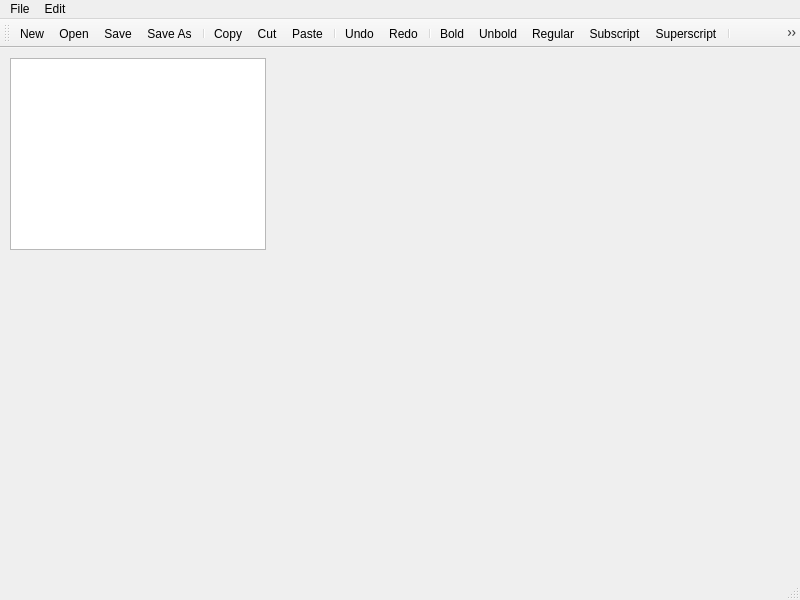
<?xml version="1.0" encoding="UTF-8"?>
<ui version="4.0">
 <class>MainWindow</class>
 <widget class="QMainWindow" name="MainWindow">
  <property name="geometry">
   <rect>
    <x>0</x>
    <y>0</y>
    <width>800</width>
    <height>600</height>
   </rect>
  </property>
  <property name="windowTitle">
   <string>MainWindow</string>
  </property>
  <widget class="QWidget" name="centralwidget">
   <widget class="QTextEdit" name="textEdit">
    <property name="geometry">
     <rect>
      <x>10</x>
      <y>10</y>
      <width>256</width>
      <height>192</height>
     </rect>
    </property>
   </widget>
  </widget>
  <widget class="QMenuBar" name="menubar">
   <property name="geometry">
    <rect>
     <x>0</x>
     <y>0</y>
     <width>800</width>
     <height>22</height>
    </rect>
   </property>
   <widget class="QMenu" name="menuFile">
    <property name="title">
     <string>File</string>
    </property>
    <addaction name="actionNew"/>
    <addaction name="actionOpen"/>
    <addaction name="actionSave"/>
    <addaction name="actionSave_As"/>
   </widget>
   <widget class="QMenu" name="menuEdit">
    <property name="title">
     <string>Edit</string>
    </property>
    <addaction name="actionOpen"/>
    <addaction name="actionCopy"/>
    <addaction name="actionCut"/>
    <addaction name="actionPaste"/>
    <addaction name="separator"/>
    <addaction name="actionUndo"/>
    <addaction name="actionRedo"/>
   </widget>
   <addaction name="menuFile"/>
   <addaction name="menuEdit"/>
  </widget>
  <widget class="QStatusBar" name="statusbar"/>
  <widget class="QToolBar" name="toolBar">
   <property name="windowTitle">
    <string>toolBar</string>
   </property>
   <attribute name="toolBarArea">
    <enum>TopToolBarArea</enum>
   </attribute>
   <attribute name="toolBarBreak">
    <bool>false</bool>
   </attribute>
   <addaction name="actionNew"/>
   <addaction name="actionOpen"/>
   <addaction name="actionSave"/>
   <addaction name="actionSave_As"/>
   <addaction name="separator"/>
   <addaction name="actionCopy"/>
   <addaction name="actionCut"/>
   <addaction name="actionPaste"/>
   <addaction name="separator"/>
   <addaction name="actionUndo"/>
   <addaction name="actionRedo"/>
   <addaction name="separator"/>
   <addaction name="actionBold"/>
   <addaction name="actionUnbold"/>
   <addaction name="actionRegular"/>
   <addaction name="actionSubscript"/>
   <addaction name="actionSuperscript"/>
   <addaction name="separator"/>
   <addaction name="actionAbout_Me"/>
  </widget>
  <action name="actionNew">
   <property name="icon">
    <iconset resource="AppResources.qrc">
     <normaloff>:/Images/New.png</normaloff>:/Images/New.png</iconset>
   </property>
   <property name="text">
    <string>New</string>
   </property>
  </action>
  <action name="actionOpen">
   <property name="icon">
    <iconset resource="AppResources.qrc">
     <normaloff>:/Images/open.png</normaloff>:/Images/open.png</iconset>
   </property>
   <property name="text">
    <string>Open</string>
   </property>
  </action>
  <action name="actionSave">
   <property name="icon">
    <iconset resource="AppResources.qrc">
     <normaloff>:/Images/save.png</normaloff>:/Images/save.png</iconset>
   </property>
   <property name="text">
    <string>Save</string>
   </property>
  </action>
  <action name="actionSave_As">
   <property name="icon">
    <iconset resource="AppResources.qrc">
     <normaloff>:/Images/save-as.png</normaloff>:/Images/save-as.png</iconset>
   </property>
   <property name="text">
    <string>Save As</string>
   </property>
  </action>
  <action name="actionCopy">
   <property name="icon">
    <iconset resource="AppResources.qrc">
     <normaloff>:/Images/copy.png</normaloff>:/Images/copy.png</iconset>
   </property>
   <property name="text">
    <string>Copy</string>
   </property>
  </action>
  <action name="actionCut">
   <property name="icon">
    <iconset resource="AppResources.qrc">
     <normaloff>:/Images/cut.png</normaloff>:/Images/cut.png</iconset>
   </property>
   <property name="text">
    <string>Cut</string>
   </property>
  </action>
  <action name="actionUndo">
   <property name="icon">
    <iconset resource="AppResources.qrc">
     <normaloff>:/Images/undo.png</normaloff>:/Images/undo.png</iconset>
   </property>
   <property name="text">
    <string>Undo</string>
   </property>
  </action>
  <action name="actionPaste">
   <property name="icon">
    <iconset resource="AppResources.qrc">
     <normaloff>:/Images/paste.png</normaloff>:/Images/paste.png</iconset>
   </property>
   <property name="text">
    <string>Paste</string>
   </property>
  </action>
  <action name="actionRedo">
   <property name="icon">
    <iconset resource="AppResources.qrc">
     <normaloff>:/Images/redo.png</normaloff>:/Images/redo.png</iconset>
   </property>
   <property name="text">
    <string>Redo</string>
   </property>
  </action>
  <action name="actionBold">
   <property name="text">
    <string>Bold</string>
   </property>
   <property name="toolTip">
    <string>Bold the selected text</string>
   </property>
  </action>
  <action name="actionUnbold">
   <property name="text">
    <string>Unbold</string>
   </property>
   <property name="toolTip">
    <string>Unbolds the selected text</string>
   </property>
  </action>
  <action name="actionSubscript">
   <property name="text">
    <string>Subscript</string>
   </property>
   <property name="toolTip">
    <string>Subscript the selected text</string>
   </property>
  </action>
  <action name="actionSuperscript">
   <property name="text">
    <string>Superscript</string>
   </property>
   <property name="toolTip">
    <string>Superscript the selected text</string>
   </property>
  </action>
  <action name="actionRegular">
   <property name="text">
    <string>Regular</string>
   </property>
   <property name="toolTip">
    <string>Makes the selected text regular</string>
   </property>
  </action>
  <action name="actionAbout_Me">
   <property name="text">
    <string>About Me</string>
   </property>
   <property name="toolTip">
    <string>Displays my resume</string>
   </property>
  </action>
 </widget>
 <resources>
  <include location="AppResources.qrc"/>
 </resources>
 <connections/>
</ui>
